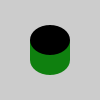
Frame 1 (no input)
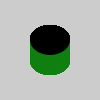
Frame 60 (the mouse pressed at the canvas centre just before this capture)
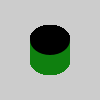
Frame 120 (the mouse held since frame 60 and released just before this capture)

The Processing sketch that drew these frames (run headless with seeded random() and noise(); from frame 60 on, the mouse is pressed at the canvas centre):

// Processing sketch: A3_2
// ── A3_2.pde
/* COMPLETE BUT BORING */

/*
A3_2
Laurel O'Brien
laureljobrien@gmail.com
10/03/15
Make a button looking shape that changes colour 
if and only if clicked on by the mouse.
*/

//initialize a variable to store changes in fill colour
float ranFill;

void setup() 
{
  noStroke(); //remove stroke: allow illusion of compound shapes
  rectMode(CENTER); //draw rectangles from center
}

//draw a 3d-looking button whose face changes to a random
//shade of grey when the mouse is clicked anywhere inside the window
void draw() 
{
  fill(15, 128, 15); //dark green
  rect(50, 50, 40, 20);
  
  fill(15, 128, 15); //dark green
  ellipse(50, 60, 40, 30);
  
  fill(ranFill); //3 identical, random variables in RGB colourspace
  ellipse(50, 40, 40, 30); //button face
}

//if mouse is clicked:
void mouseClicked() {
  ranFill = random(0, 255); //assign new random value to ranFill
}
